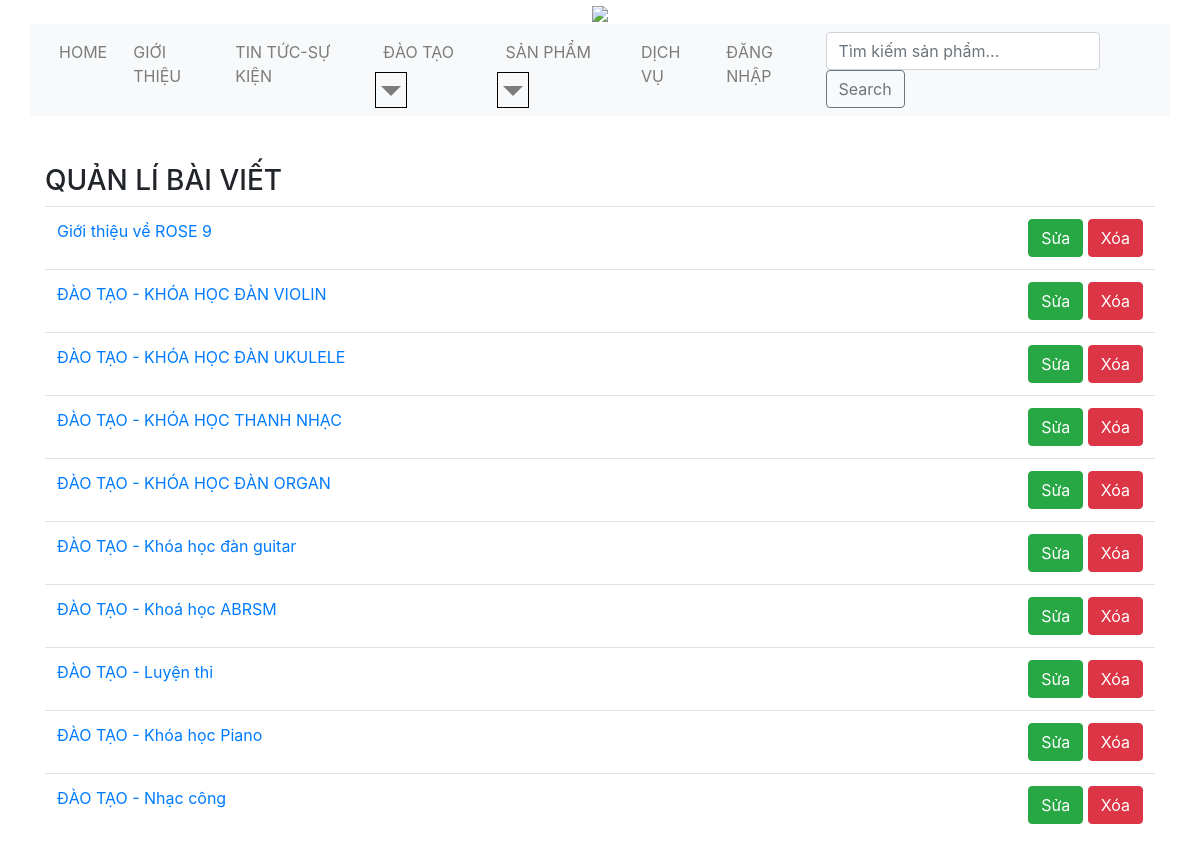
/quanli-baiviet.php, run on an earlier commit of the app's database.
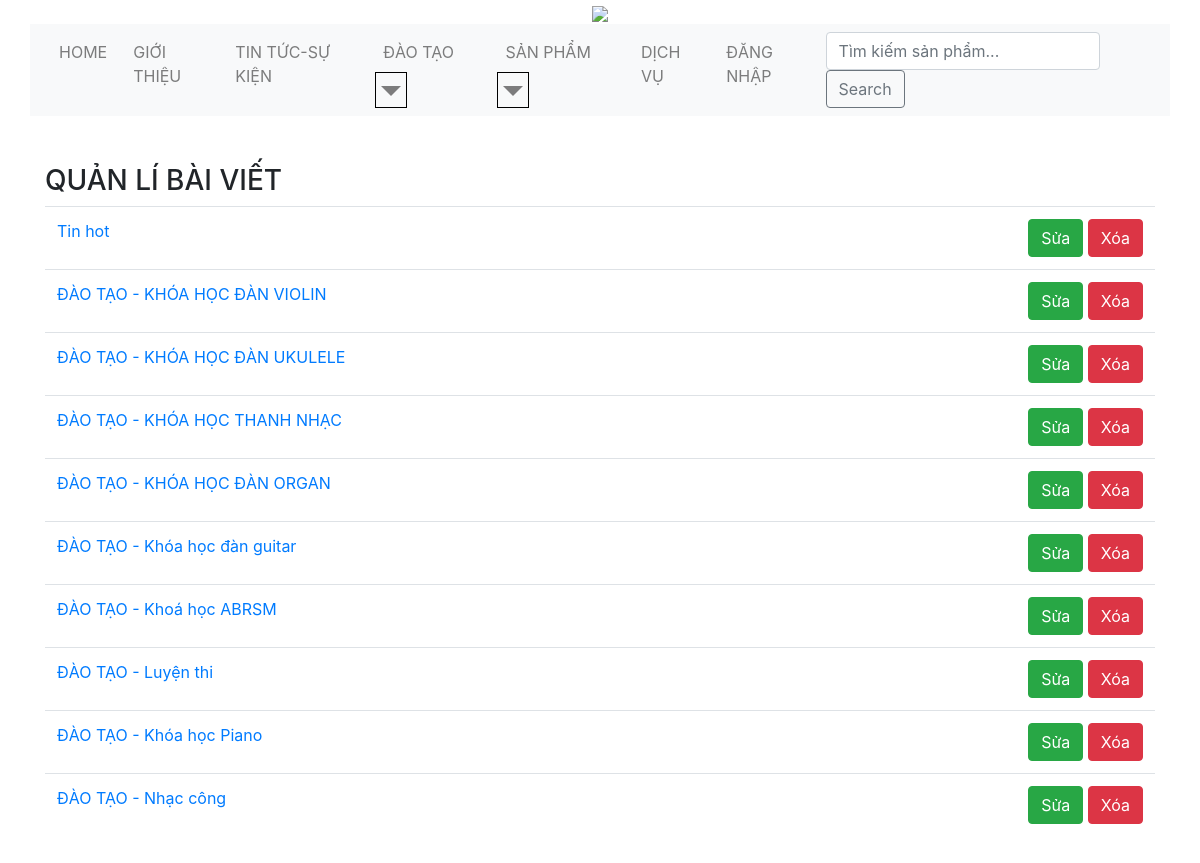
And on a later commit of the database.
### tables this page shows
CREATE TABLE `post` (
  `id` int(11) NOT NULL,
  `name` varchar(255) NOT NULL,
  `dangdienra` tinyint(1) NOT NULL DEFAULT '0',
  `displaytt` tinyint(1) NOT NULL DEFAULT '1',
  `descr` mediumtext,
  `comment` longtext,
  `category` varchar(255) NOT NULL,
  `image` varchar(255) DEFAULT 'image/notfound.jpg'
);

### quanli-baiviet.php (the view, shortened to what this page needs)
<?php
    require("./lib.php");
?>
<?php contentTop("Quản lí bài viết"); ?>
<div class="row container mx-auto mt-5">
    <h3>QUẢN LÍ BÀI VIẾT</h3>
    <table class="table col-md-12">
        <tbody>
            <?php
            $data_product = lay_bai_viet();
            if(sizeof($data_product)>0) {
                for($i=0; $i<sizeof($data_product); $i++) {
                    ?>
                    <tr>
                        <td><a href="./baiviet.php?id=<?php echo $data_product[$i]['id']; ?>"><?php echo $data_product[$i]['name']; ?></a></td>
                        <td class="text-right"><a class="btn btn-success text-white" href="./edit-baiviet.php?id=<?php echo $data_product[$i]['id']; ?>">Sửa</a> <button class="btn btn-danger" type="button" onclick="confirmDelete(this)" href="./delete.php?postid=<?php echo $data_product[$i]['id']; ?>">Xóa</button></td>
                    </tr>
                </div>
                    <?php
                }
            }
            else {
                ?>
                <td colspan=2>TẠM THỜI CHƯA CÓ BÀI VIẾT</td>
                <?php
            }
            ?>
<?php contentBottom(false); ?>

### lib.php (shortened to what this page needs)
<?php
    function lay_bai_viet(string $query_key="", string $query_data="", bool $onlyhot = false) {
        if($query_key == "") {
            $db_query = "SELECT * FROM `post`"." WHERE `displaytt` = 1".($onlyhot?" AND `dangdienra` = 1":"")." ORDER BY `id` DESC";
        }
        else {
            $db_query = "SELECT * FROM `post` WHERE `".$query_key."`='".addslashes($query_data)."'"." AND `displaytt` = 1".($onlyhot?" AND `dangdienra` = 1":"")." ORDER BY `id` DESC";
        }
        $db_sanpham = mysqli_query($GLOBALS['db_connect'], $db_query) or die("không thể lấy thông tin sản phẩm");
        $array_sp = [];
        while($sanpham = mysqli_fetch_assoc($db_sanpham)) {
            $array_sp[] = $sanpham;
        }
        return $array_sp;
    }
        ?>
        <?php
    function head($string) {
        ?>
        <head>
            <link rel="stylesheet" href="https://stackpath.bootstrapcdn.com/bootstrap/4.4.1/css/bootstrap.min.css">
            <link rel="stylesheet" href="./css/style.css">
            <link rel="stylesheet" href="https://cdnjs.cloudflare.com/ajax/libs/font-awesome/4.7.0/css/font-awesome.min.css">
        </head>
        <?php
    }
    function nav() {
        ?>
		<header>
            <div id="header-banner">
                <center>
                    <div id="main-banner">
                        <a id="main-link">
                            <img id="main-image" class="img-fluid w-100" src="https://2.pik.vn/2020c7f76fbf-07ea-4557-bf98-86f2341c5ae0.png"/>
                        </a>
                    </div>
                </center>
            </div>
            <nav id="main-menu" class="navbar navbar-expand-lg navbar-light bg-light">
                <div class="collapse navbar-collapse" id="navbarTogglerDemo02">
                    <ul class="navbar-nav mx-auto mt-2 mt-lg-0">
                        <li class="nav-item">
                            <a class="nav-link" href="/">HOME</a>
                        </li>
                        <li class="nav-item">
                            <a class="nav-link" href="./baiviet.php?id=15">GIỚI THIỆU</a>
                        </li>
                        <li class="nav-item">
                            <a class="nav-link" href="./tintuc.php">TIN TỨC-SỰ KIỆN</a>
                        </li>
                        <li class="nav-item dropdown">
                            <a class="nav-link d-inline-block" href="./#daotao">ĐÀO TẠO</a>
                            <a class="nav-link d-inline-block dropdown-toggle" id="navbarDropdown" role="button" data-toggle="dropdown" aria-haspopup="true" aria-expanded="false"></a>
                        </li>
                        <li class="nav-item dropdown">
                            <a class="nav-link d-inline-block" href="./search.php">SẢN PHẨM</a>
                            <a class="nav-link d-inline-block dropdown-toggle" id="navbarDropdown" role="button" data-toggle="dropdown" aria-haspopup="true" aria-expanded="false"></a>
                        </li>
                        <li class="nav-item">
                            <a class="nav-link" href="./#dichvuchinh">DỊCH VỤ</a>
                        </li>
                        <?php
                            if(isset($_COOKIE['userid']) && isset($_COOKIE['password'])) {
                                if(kt_level($_COOKIE['userid'], $_COOKIE['password'])>0) {
                                    ?>
                        <li class="nav-item dropdown">
                            <a class="nav-link d-inline-block" href="#daotao">ADMIN</a>
                            <a class="nav-link d-inline-block dropdown-toggle" id="navbarDropdown" role="button" data-toggle="dropdown" aria-haspopup="true" aria-expanded="false"></a>
                            <div class="dropdown-menu" aria-labelledby="navbarDropdown">
                                <a class="dropdown-item" href="./upload-sanpham.php">ĐĂNG SẢN PHẨM</a>
                                <a class="dropdown-item" href="./upload-baiviet.php">ĐĂNG BÀI VIẾT</a>
                                <a class="dropdown-item" href="./quanli-sanpham.php">QUẢN LÍ SẢN PHẨM</a>
                                <a class="dropdown-item" href="./quanli-baiviet.php">QUẢN LÍ BÀI VIẾT</a>
                                <a class="dropdown-item" href="./login.php?logout">ĐĂNG XUẤT</a>
                            </div>
                        </li>
                                    <?php
                                }
                                else {
                                    die_custom("User không đúng", "./login.php?logout");
                                }
                            }
                            else {
                                ?>
                        <li class="nav-item">
                            <a class="nav-link" href="./login.php">ĐĂNG NHẬP</a>
                        </li>
                                <?php
                            }
                        ?>
                        <form class="form-inline my-2 my-lg-0" action="./search.php" method="get">
                            <input class="form-control mr-sm-2" type="text" name="search" placeholder="Tìm kiếm sản phẩm..." aria-label="Search">
                            <button class="btn btn-outline-secondary my-2 my-sm-0" type="submit">Search</button>
                        </form>
                    </ul>
                </div>
            </nav>
        </header>
        <?php
    }
        ?>
        <?php
    function contentTop(string $titleHeader = "") {
        ?>
        <!DOCTYPE html>
        <html>
            <?php head($titleHeader); ?>
            <body>
                <div id="container" class="container mx-auto p-0 m-0">
        <?php nav(); ?>
        <?php
    }
    function contentBottom($enableFoot = true) {
            ?>
            </body>
        </html>
        <?php
    }
?>

### css/style.css (style rules this page uses)
.dropdown-toggle::after { font-size: 35px; vertical-align: baseline; }
a.dropdown-toggle { padding: 5px!important; border: 1px solid black; }
#main-menu li { padding: 0 5px; }

What changed in the data, as far as the page shows it:
no longer on this page (row edited): post: name "Giới thiệu về ROSE 9"
added post: name "Tin hot"
